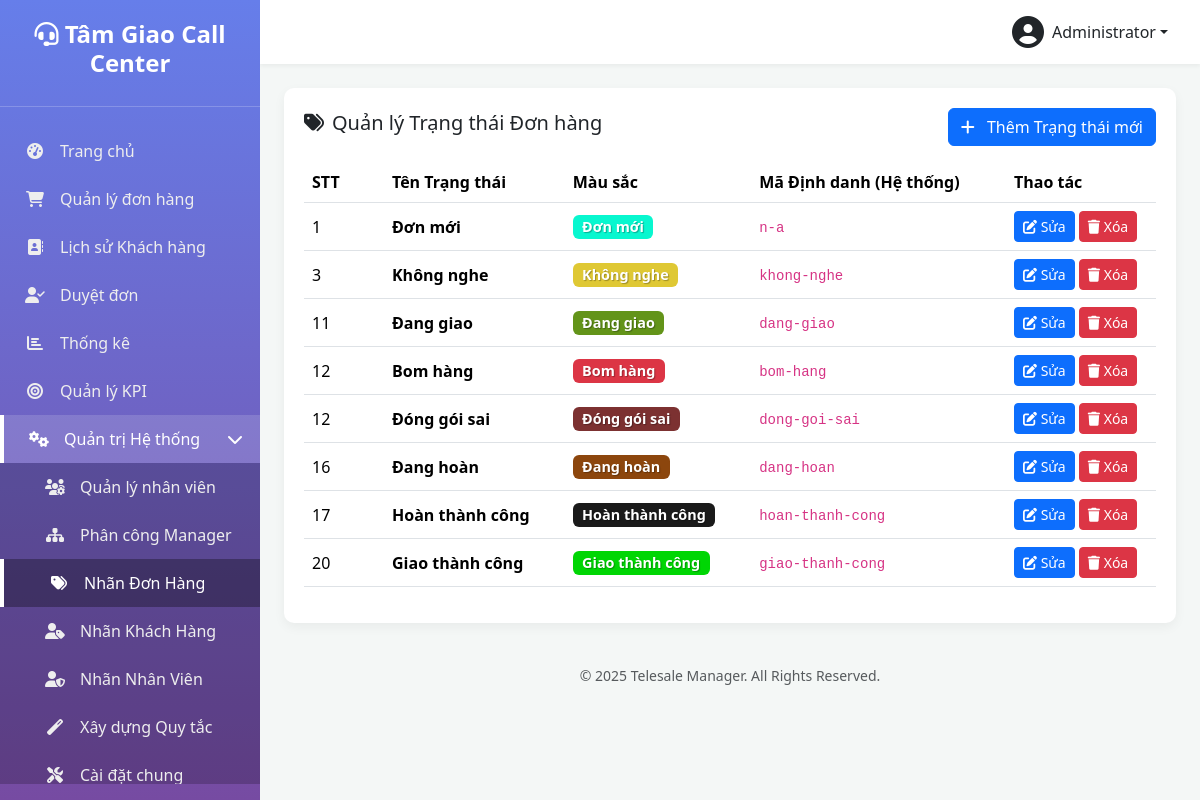
/manage-order-statuses.php (signed in), run on an earlier commit of the app's database.
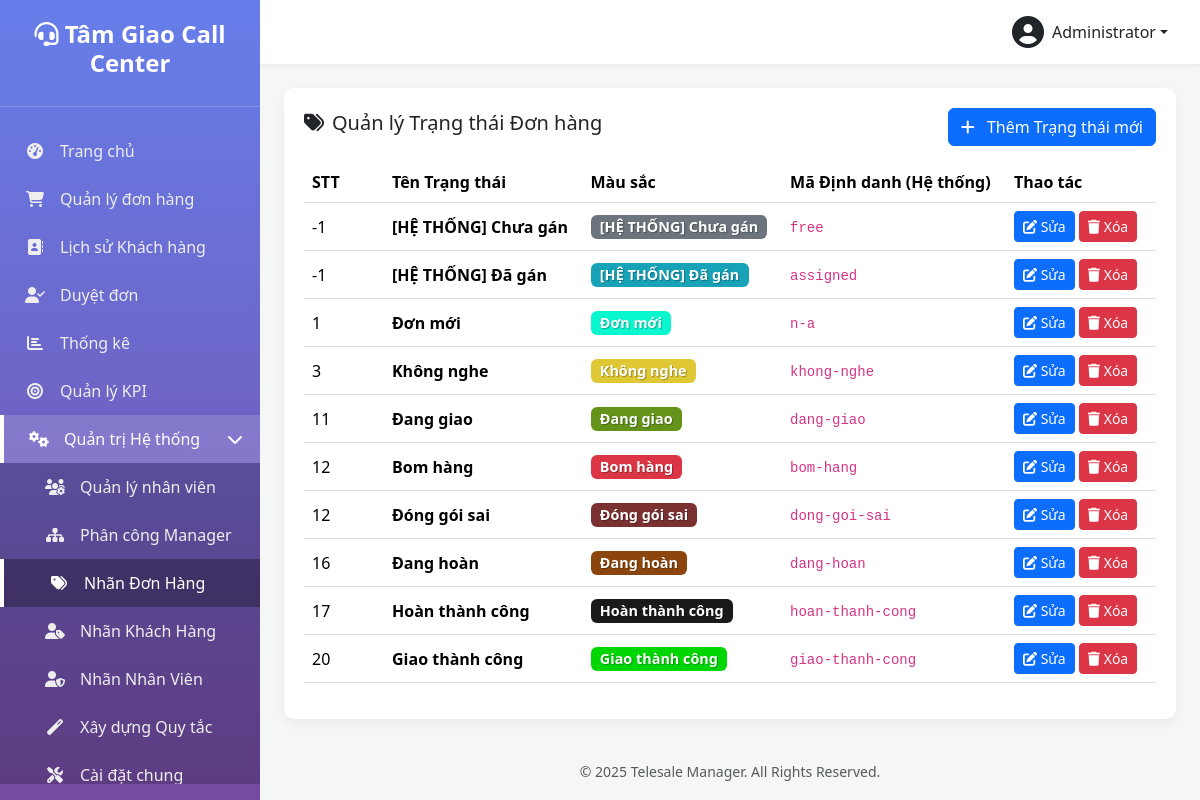
And on a later commit of the database.
### tables this page shows
CREATE TABLE `order_status_configs` (
  `status_key` varchar(50) NOT NULL,
  `label` varchar(100) NOT NULL,
  `color` varchar(20) NOT NULL,
  `icon` varchar(50) NOT NULL,
  `sort_order` int(11) NOT NULL DEFAULT 0,
  `logic_json` text NOT NULL,
  `created_by` int(10) UNSIGNED DEFAULT NULL,
  `created_at` datetime DEFAULT current_timestamp(),
  `updated_at` datetime DEFAULT current_timestamp() ON UPDATE current_timestamp(),
  `is_system` tinyint(1) DEFAULT 0 COMMENT 'Status hệ thống không được xóa'
);

### functions.php (called while the page is built, shortened)
<?php
function get_db_connection() {
    static $pdo = null;
    if ($pdo === null) {
        try {
            $dsn = "mysql:host=" . DB_HOST . ";dbname=" . DB_NAME . ";charset=" . DB_CHARSET;
            $options = [
                PDO::ATTR_ERRMODE => PDO::ERRMODE_EXCEPTION,
                PDO::ATTR_DEFAULT_FETCH_MODE => PDO::FETCH_ASSOC,
                PDO::ATTR_EMULATE_PREPARES => false,
            ];
            $pdo = new PDO($dsn, DB_USER, DB_PASS, $options);
        } catch (PDOException $e) {
            die('Database connection failed: ' . $e->getMessage());
        }
    }
    return $pdo;
}
function db_query($sql, $params = []) {
    $pdo = get_db_connection();
    $stmt = $pdo->prepare($sql);
    $stmt->execute($params);
    return $stmt;
}
function db_get_results($sql, $params = []) {
    $stmt = db_query($sql, $params);
    return $stmt->fetchAll(PDO::FETCH_ASSOC);
}

### manage-order-statuses.php (the view, shortened to what this page needs)
<?php
require_once 'functions.php';
$statuses = db_get_results("SELECT * FROM order_status_configs ORDER BY sort_order ASC, label ASC");
include 'includes/header.php';
?>
<div class="table-card">
    <div class="d-flex justify-content-between align-items-center mb-3">
        <h5><i class="fas fa-tags me-2"></i>Quản lý Trạng thái Đơn hàng</h5>
        <button class="btn btn-primary" onclick="prepareAddModal()">
            <i class="fas fa-plus me-2"></i> Thêm Trạng thái mới
        </button>
    </div>
    <table class="table table-hover align-middle">
        <thead>
            <tr>
                <th style="width: 80px;">STT</th>
                <th>Tên Trạng thái</th>
                <th>Màu sắc</th>
                <th>Mã Định danh (Hệ thống)</th>
                <th style="width: 150px;">Thao tác</th>
            </tr>
        </thead>
        <tbody>
            <?php if (empty($statuses)): ?>
                <tr><td colspan="5" class="text-center text-muted py-4">Chưa có trạng thái nào được tạo.</td></tr>
            <?php else: ?>
                <?php foreach ($statuses as $status): ?>
                <tr>
                    <td><?php echo $status['sort_order']; ?></td>
                    <td><strong><?php echo htmlspecialchars($status['label']); ?></strong></td>
                    <td>
                        <span class="badge" style="background-color: <?php echo htmlspecialchars($status['color']); ?>; color: #fff; text-shadow: 1px 1px 1px rgba(0,0,0,0.3); font-size: 0.9em;">
                            <?php echo htmlspecialchars($status['label']); ?>
                        </span>
                    </td>
                    <td><code><?php echo htmlspecialchars($status['status_key']); ?></code></td>
                    <td>
                        <button class="btn btn-sm btn-primary"
                                onclick="prepareEditModal(
                                    '<?php echo htmlspecialchars($status['status_key'], ENT_QUOTES); ?>',
                                    '<?php echo htmlspecialchars($status['label'], ENT_QUOTES); ?>',
                                    '<?php echo htmlspecialchars($status['color'], ENT_QUOTES); ?>',
                                    '<?php echo $status['sort_order']; ?>'
                                )">
                            <i class="fas fa-edit"></i> Sửa
                        </button>
                        <a href="?delete=<?php echo urlencode($status['status_key']); ?>" class="btn btn-sm btn-danger" onclick="return confirm('Bạn có chắc chắn muốn xóa trạng thái `<?php echo htmlspecialchars($status['label']); ?>`?')">
                            <i class="fas fa-trash"></i> Xóa
                        </a>
                    </td>
                </tr>
                <?php endforeach; ?>
            <?php endif; ?>
        </tbody>
    </table>
</div>
<?php include 'includes/footer.php'; ?>

What changed in the data, as far as the page shows it:
added order_status_configs: sort_order "-1", label "[HỆ THỐNG] Chưa gán", status_key "free"
added order_status_configs: sort_order "-1", label "[HỆ THỐNG] Đã gán", status_key "assigned"
